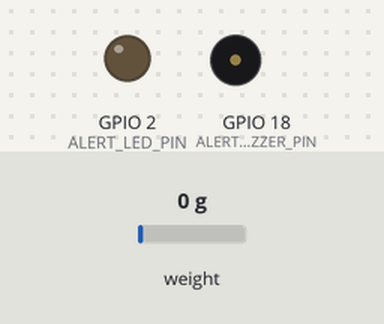
Bench run of a sketch on a simulated ESP32. Parts: output pins drawn as LEDs (lit = HIGH), buzzer (waves = sounding). The test bench sets the inputs (shaded band); at power-on: weight on the scale 0 g. WiFi joins after 1.5 s; servers stay silent unless stated; uploads are accepted with an empty reply; what the sketch prints to the serial monitor is not drawn.

Above: at 4.7 s.
4.8 s: weight on the scale set to 100 g
6.5 s: weight on the scale set to 3750 g
At 7.11 s:
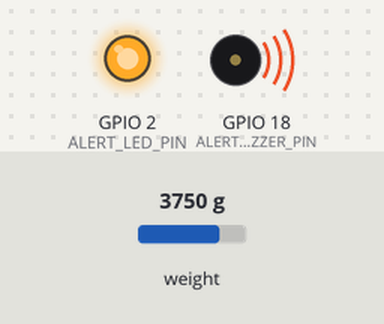
Timing chart, 0 to 11.4 s (numbered marks = the images above; inputs shaded):
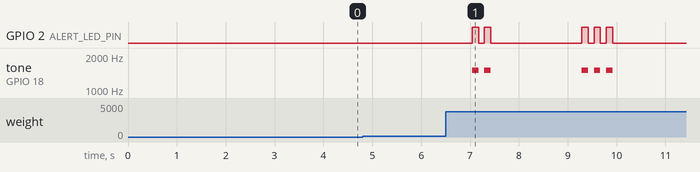

Measured:
- after the input at 4.8 s, every drawn part: stays the same
- after the input at 6.5 s, GPIO 2 (ALERT_LED_PIN): LOW → HIGH after 0.55 s, → LOW 0.13 s later, → HIGH 0.12 s later, → LOW 0.13 s later, … (10 changes in this stretch); tone on GPIO 18 (ALERT_BUZZER_PIN): plays 1500 Hz for 0.13 s, 1500 Hz for 0.13 s, 1500 Hz for 0.13 s, 1500 Hz for 0.13 s, 1500 Hz for 0.13 s, starting after 0.55 s

The sketch:

esp32_hx711_iv_monitor.ino
```cpp
#include <WiFi.h>
#include <HTTPClient.h>
#include <WiFiClientSecure.h>
#include "HX711.h"
#include <math.h>

// ============================================================
// IV MONITORING ESP32 - FARIZ / PATIENT 1
// LOAD CELL ONLY VERSION
// FAST DASHBOARD UPDATE VERSION
// Capacity: 500 ml
// Send interval: 1 second
// ============================================================

// ===============================
// 1. WIFI SETTING
// ===============================
const char* WIFI_SSID = "Fariz’s iPhone";
const char* WIFI_PASSWORD = "09876555";

const char* SERVER_URL = "https://iv-bag-monitoring.onrender.com/api/update";
const char* API_KEY = "IVMONITOR123";

// FARIZ = Patient 1
const int PATIENT_ID = 1;

// ===============================
// 2. HX711 LOAD CELL PIN
// ===============================
#define HX711_DOUT_PIN 4
#define HX711_SCK_PIN 5

HX711 scale;

// ============================================================
// 3. RAW CALIBRATION SETTING
// ============================================================
// RAW_AT_FULL  = raw reading masa IV bag penuh 500 ml
// RAW_AT_EMPTY = raw reading masa IV bag kosong 0 ml
//
// Berdasarkan reading semasa awak:
// 500 ml lebih kurang 2003551
// 0 ml masih anggaran. Kalau dapat raw kosong sebenar, tukar nilai RAW_AT_EMPTY.
// ============================================================

const long RAW_AT_FULL = 2003551;   // 500 ml
const long RAW_AT_EMPTY = 787899;   // 0 ml, anggaran

const float IV_CAPACITY_ML = 500.0;
const float QUARTER_VOLUME_ML = IV_CAPACITY_ML / 4.0;

// ===============================
// 4. SPEED + FILTER SETTING
// ===============================

// Average sample kecil = dashboard lebih cepat
const int HX711_AVERAGE_SAMPLES = 5;

// Smoothing
// 0.20 = lebih smooth tapi lambat follow
// 0.50 = lebih cepat follow perubahan
const float SMOOTHING_ALPHA = 0.50;

float lastStableVolume = 0.0;
bool firstReading = true;

// Debug serial
bool SHOW_DEBUG = true;

// Flow calculation
float lastFlowVolume = 0.0;
unsigned long lastFlowTime = 0;
float currentFlowRateMlMin = 0.0;

// ===============================
// 5. ALERT HARDWARE
// ===============================
#define ALERT_BUZZER_PIN 18
#define ALERT_LED_PIN 2

bool ENABLE_HARDWARE_ALERT = true;
int lastNotifiedQuarter = -1;

const int ALERT_BEEP_MS = 130;
const int ALERT_GAP_MS = 120;

// ===============================
// 6. TIMING
// ===============================
// Dashboard sudah awak ubah JS kepada 1000 ms.
// Jadi ESP32 pun hantar setiap 1000 ms.
unsigned long lastSendTime = 0;
unsigned long lastSerialTime = 0;

const unsigned long SEND_INTERVAL_MS = 1000;    // hantar ke dashboard setiap 1 saat
const unsigned long SERIAL_INTERVAL_MS = 1000;  // serial monitor setiap 1 saat

// Function declaration
void connectWiFi();
float clampVolume(float value);
float rawToVolumeMl(long rawValue);
float readVolumeMl();
float calculateFlowRate(float currentVolume);
int getQuarterLevel(float volumeMl);
void notifyQuarterIfChanged(float volumeMl);
void beepOnce();
void sendDataToServer(float volumeMl);

// ===============================
// 7. WIFI FUNCTION
// ===============================
void connectWiFi() {
  if (WiFi.status() == WL_CONNECTED) {
    return;
  }

  Serial.println();
  Serial.print("Connecting to WiFi: ");
  Serial.println(WIFI_SSID);

  WiFi.begin(WIFI_SSID, WIFI_PASSWORD);

  int retry = 0;

  while (WiFi.status() != WL_CONNECTED && retry < 20) {
    delay(300);
    Serial.print(".");
    retry++;
  }

  Serial.println();

  if (WiFi.status() == WL_CONNECTED) {
    Serial.println("WiFi connected successfully.");
    Serial.print("ESP32 IP Address: ");
    Serial.println(WiFi.localIP());
  } else {
    Serial.println("WiFi connection failed. ESP32 will retry later.");
  }
}

// ===============================
// 8. VOLUME CLAMP
// ===============================
float clampVolume(float value) {
  if (value < 0.0) {
    return 0.0;
  }

  if (value > IV_CAPACITY_ML) {
    return IV_CAPACITY_ML;
  }

  return value;
}

// ===============================
// 9. RAW TO ML CONVERSION
// ===============================
float rawToVolumeMl(long rawValue) {
  float rawFull = (float)RAW_AT_FULL;
  float rawEmpty = (float)RAW_AT_EMPTY;
  float rawRange = rawFull - rawEmpty;

  if (rawRange == 0.0) {
    return 0.0;
  }

  float volume = ((float)rawValue - rawEmpty) * IV_CAPACITY_ML / rawRange;

  return clampVolume(volume);
}

// ===============================
// 10. READ LOAD CELL VOLUME
// ===============================
float readVolumeMl() {
  if (!scale.is_ready()) {
    Serial.println("HX711 not ready. Using last stable volume.");
    return lastStableVolume;
  }

  long rawReading = scale.read_average(HX711_AVERAGE_SAMPLES);
  float currentVolume = rawToVolumeMl(rawReading);

  float finalVolume;

  if (firstReading) {
    finalVolume = currentVolume;
    firstReading = false;
  } else {
    finalVolume = (lastStableVolume * (1.0 - SMOOTHING_ALPHA)) +
                  (currentVolume * SMOOTHING_ALPHA);
  }

  finalVolume = clampVolume(finalVolume);
  lastStableVolume = finalVolume;

  if (SHOW_DEBUG) {
    Serial.println();
    Serial.println("========== LOAD CELL FAST DEBUG ==========");
    Serial.print("Raw Average: ");
    Serial.println(rawReading);

    Serial.print("Converted Volume: ");
    Serial.print(currentVolume, 2);
    Serial.println(" ml");

    Serial.print("Final Smoothed Volume: ");
    Serial.print(finalVolume, 2);
    Serial.println(" ml");

    Serial.println("==========================================");
  }

  return finalVolume;
}

// ===============================
// 11. FLOW RATE FUNCTION
// ===============================
float calculateFlowRate(float currentVolume) {
  unsigned long now = millis();

  if (lastFlowTime == 0) {
    lastFlowTime = now;
    lastFlowVolume = currentVolume;
    return 0.0;
  }

  float timeDiffMin = (now - lastFlowTime) / 60000.0;

  if (timeDiffMin <= 0.0) {
    return currentFlowRateMlMin;
  }

  float volumeDrop = lastFlowVolume - currentVolume;

  if (volumeDrop < 0.0) {
    volumeDrop = 0.0;
  }

  if (volumeDrop < 0.5) {
    volumeDrop = 0.0;
  }

  currentFlowRateMlMin = volumeDrop / timeDiffMin;

  if (currentFlowRateMlMin > 999.0) {
    currentFlowRateMlMin = 999.0;
  }

  lastFlowVolume = currentVolume;
  lastFlowTime = now;

  return currentFlowRateMlMin;
}

// ===============================
// 12. QUARTER LEVEL FUNCTION
// ===============================
int getQuarterLevel(float volumeMl) {
  volumeMl = clampVolume(volumeMl);

  if (volumeMl <= 0.5) {
    return 0;
  }

  int quarter = (int)ceil(volumeMl / QUARTER_VOLUME_ML);

  if (quarter < 1) {
    quarter = 1;
  }

  if (quarter > 4) {
    quarter = 4;
  }

  return quarter;
}

// ===============================
// 13. BUZZER / LED ALERT
// ===============================
void beepOnce() {
  if (!ENABLE_HARDWARE_ALERT) {
    return;
  }

  digitalWrite(ALERT_LED_PIN, HIGH);
  tone(ALERT_BUZZER_PIN, 1500);
  delay(ALERT_BEEP_MS);

  noTone(ALERT_BUZZER_PIN);
  digitalWrite(ALERT_LED_PIN, LOW);
  delay(ALERT_GAP_MS);
}

void notifyQuarterIfChanged(float volumeMl) {
  int quarter = getQuarterLevel(volumeMl);

  if (lastNotifiedQuarter < 0) {
    lastNotifiedQuarter = quarter;
    return;
  }

  if (quarter == lastNotifiedQuarter) {
    return;
  }

  lastNotifiedQuarter = quarter;

  if (quarter <= 0) {
    Serial.println("Quarter notification: 0/4, IV empty/no load.");
    return;
  }

  Serial.print("Quarter notification: ");
  Serial.print(quarter);
  Serial.print("/4 balance, ");
  Serial.print(quarter);
  Serial.println(" beep/blink notification.");

  for (int i = 0; i < quarter; i++) {
    beepOnce();
  }
}

// ===============================
// 14. SEND DATA TO SERVER
// ===============================
void sendDataToServer(float volumeMl) {
  if (WiFi.status() != WL_CONNECTED) {
    Serial.println("WiFi not connected. Data not sent.");
    connectWiFi();
    return;
  }

  HTTPClient http;
  WiFiClientSecure secureClient;

  secureClient.setInsecure();

  // Lebih pendek = tak tunggu lama kalau server slow
  http.setTimeout(1200);

  http.begin(secureClient, SERVER_URL);
  http.addHeader("Content-Type", "application/json");

  float remainingMl = clampVolume(volumeMl);
  int quarterLevel = getQuarterLevel(remainingMl);

  String jsonPayload = "{";
  jsonPayload += "\"api_key\":\"" + String(API_KEY) + "\",";
  jsonPayload += "\"patient_id\":" + String(PATIENT_ID) + ",";
  jsonPayload += "\"weight_g\":" + String(remainingMl, 2) + ",";
  jsonPayload += "\"remaining_ml\":" + String(remainingMl, 2) + ",";
  jsonPayload += "\"capacity_ml\":" + String(IV_CAPACITY_ML, 0) + ",";
  jsonPayload += "\"quarter_level\":" + String(quarterLevel) + ",";
  jsonPayload += "\"sensor_mode\":\"load_cell_raw_500ml_fast\"";
  jsonPayload += "}";

  Serial.println();
  Serial.println("Sending data to dashboard:");
  Serial.println(jsonPayload);

  int httpResponseCode = http.POST(jsonPayload);

  Serial.print("HTTP Response Code: ");
  Serial.println(httpResponseCode);

  if (httpResponseCode > 0) {
    String response = http.getString();
    Serial.println("Server response:");
    Serial.println(response);
  } else {
    Serial.println("Failed to send data or server timeout.");
  }

  http.end();
}

// ===============================
// 15. SETUP
// ===============================
void setup() {
  Serial.begin(115200);
  delay(1000);

  Serial.println();
  Serial.println("==================================");
  Serial.println("IV Bag Monitoring ESP32 Started");
  Serial.println("Device: FARIZ / PATIENT 1");
  Serial.println("Mode: FAST Raw HX711 to ML");
  Serial.println("Capacity: 500 ml");
  Serial.println("Send Interval: 1 second");
  Serial.println("==================================");

  pinMode(ALERT_LED_PIN, OUTPUT);
  pinMode(ALERT_BUZZER_PIN, OUTPUT);

  digitalWrite(ALERT_LED_PIN, LOW);
  digitalWrite(ALERT_BUZZER_PIN, LOW);

  scale.begin(HX711_DOUT_PIN, HX711_SCK_PIN);
  scale.power_up();

  delay(1000);

  if (scale.is_ready()) {
    Serial.println("HX711 detected successfully.");
  } else {
    Serial.println("HX711 not detected. Check DT, SCK, VCC and GND.");
  }

  Serial.println();
  Serial.println("IMPORTANT:");
  Serial.println("This code uses RAW calibration.");
  Serial.println("Do NOT tare.");
  Serial.println("Make sure load cell position is same as calibration test.");
  Serial.print("500 ml raw = ");
  Serial.println(RAW_AT_FULL);
  Serial.print("0 ml raw   = ");
  Serial.println(RAW_AT_EMPTY);

  connectWiFi();

  lastSendTime = millis();
  lastSerialTime = millis();
}

// ===============================
// 16. LOOP
// ===============================
void loop() {
  unsigned long now = millis();

  bool needSerial = (now - lastSerialTime >= SERIAL_INTERVAL_MS);
  bool needSend = (now - lastSendTime >= SEND_INTERVAL_MS);

  // Baca load cell sekali sahaja untuk serial + dashboard.
  // Ini lebih laju daripada baca dua kali.
  if (needSerial || needSend) {
    float currentVolume = readVolumeMl();
    float flowRate = calculateFlowRate(currentVolume);

    notifyQuarterIfChanged(currentVolume);

    if (needSerial) {
      Serial.println();
      Serial.println("----- Current Load Cell Reading -----");
      Serial.print("Patient ID: ");
      Serial.println(PATIENT_ID);

      Serial.print("Remaining Volume: ");
      Serial.print(currentVolume, 2);
      Serial.println(" ml");

      Serial.print("Flow Rate Estimate: ");
      Serial.print(flowRate, 2);
      Serial.println(" ml/min");

      Serial.print("Quarter Balance: ");
      Serial.print(getQuarterLevel(currentVolume));
      Serial.println("/4");

      Serial.println("Drop sensor: Not used");
      Serial.println("-------------------------------------");

      lastSerialTime = now;
    }

    if (needSend) {
      sendDataToServer(currentVolume);
      lastSendTime = now;
    }
  }
}
```
